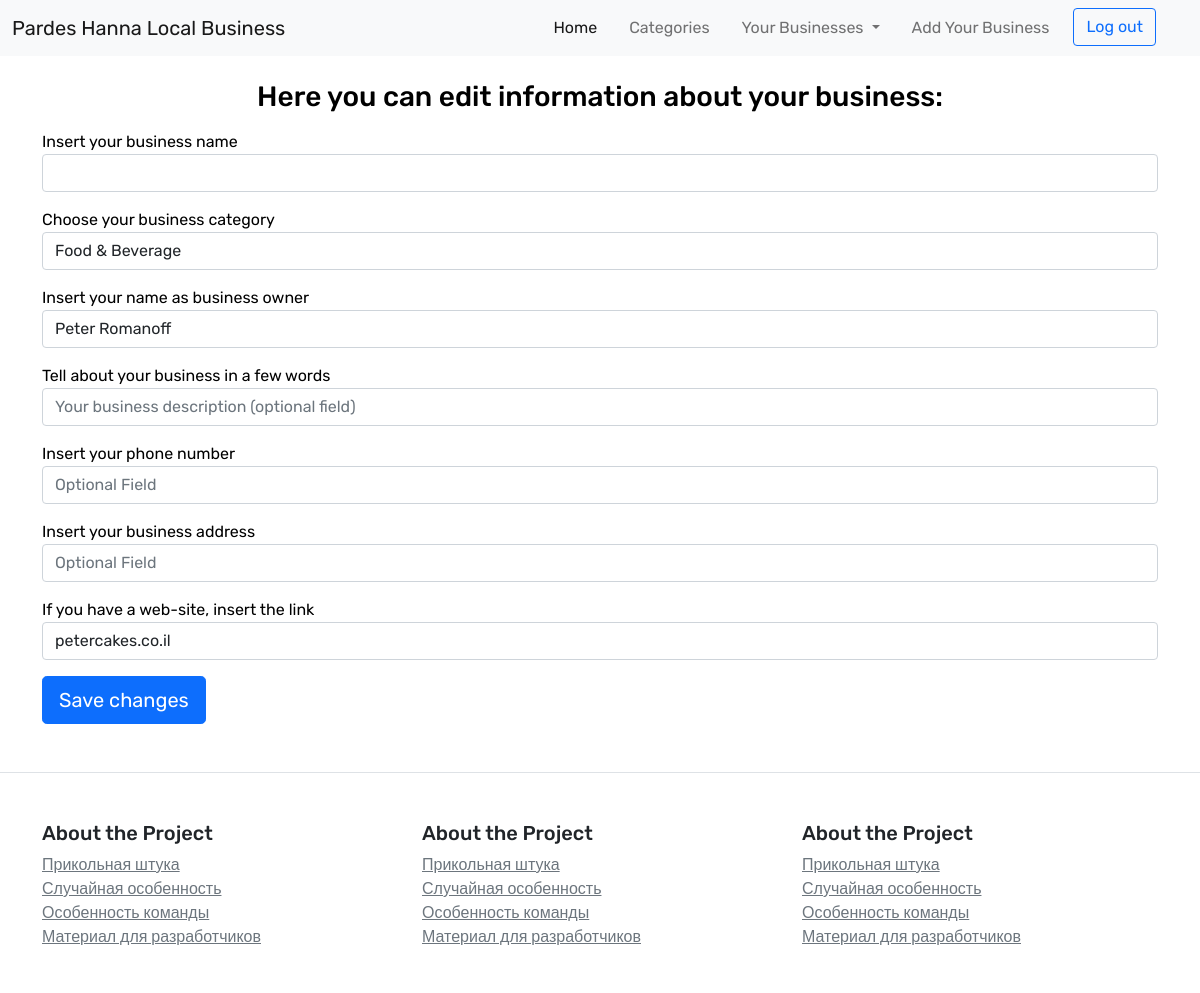
/business/service/edit/birthdaycakes (signed in), run on the app's committed database.
### com/models.py (models this page shows, shortened)
class Item(db.Model):
    id = db.Column(db.Integer, primary_key=True)
    name = db.Column(db.String(length=30), nullable=False, unique=True)
    url_friendly_name = db.Column(db.String(length=30), nullable=False, unique=True)
    category = db.Column(db.String(120), nullable=False)
    description = db.Column(db.String(length=1024))
    phone = db.Column(db.String())
    address = db.Column(db.String())
    web_page = db.Column(db.String())
    owner_id = db.Column(db.Integer(), db.ForeignKey('user.id'))
    owner_name = db.Column(db.String(length=60), nullable=False)

### com/business/routes.py (the view, shortened to what this page needs)
@business_bp.route('/service/edit/<url>', methods=["GET", "POST"])
@login_required
def edit_service(url):
    item = Item.query.filter_by(url_friendly_name=url, owner_id=current_user.id).first_or_404()
    form = BusinessForm(obj=item)
    form.submit.label.text = "Save changes"
    return render_template('edit.html', form=form, item=item)

### com/models.py (called while the page is built)
@login_manager.user_loader
def load_user(user_id):
    return User.query.get(int(user_id))

### com/templates/edit.html (shortened to what this page needs)
{% extends 'base2.html' %}
{% block content %}
<body class="text-left">
<div class="container">
    <form action="" method="POST" class="form-register" style="color:black">
      <br>
      <h1 class="h3 mb-3 font-weight-normal text-center">
       Here you can edit information about your business:
       </h1>
       <div class="mb-3">
        {{ form.business_name.label() }}
        {{ form.business_name(class='form-control', placeholder='') }}
       </div>
       <div class="mb-3">
        {{ form.category.label() }}
        {{ form.category(class='form-control', placeholder='') }}
       </div>
       <div class="mb-3">
        {{ form.owner_name.label() }}
        {{ form.owner_name(class='form-control', placeholder='') }}
       </div>
       <div class="mb-3">
        {{ form.description.label() }}
        {{ form.description(class='form-control', placeholder='Your business description (optional field)') }}
       </div>
       <div class="mb-3">
        {{ form.phone.label() }}
        {{ form.phone(class='form-control', placeholder='Optional Field') }}
       </div>
       <div class="mb-3">
        {{ form.address.label() }}
        {{ form.address(class='form-control', placeholder='Optional Field') }}
       </div>
       <div class="mb-3">
        {{ form.web_page.label() }}
        {{ form.web_page(class='form-control', placeholder='Optional Field') }}
       </div>
       <div class="mt-3">
        {{ form.submit(class="btn btn-lg btn-block btn-primary") }}
       </div>
    </form>
</div>
</body>
{% endblock %}

### com/static/css/main.css (style rules this page uses)
html, body { height: 100%; }
body { min-width: 320 px; font-family: "Rubik", sans-serif; font-optical-sizing: auto; font-weight: <weight>; font-style: normal; }

### data on the page
Item: category "Food & Beverage", owner_name "Peter Romanoff", web_page "petercakes.co.il"
